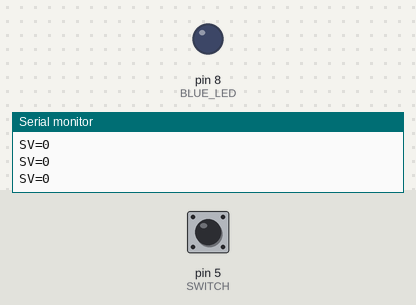
Simulated run of this sketch. Board: Arduino Uno, built with avr-gcc and run on an emulated ATmega328P. Parts: output pins drawn as LEDs (lit = HIGH), the last lines printed to the serial monitor. Inputs (shaded band) come from the test bench; at power-on: pin 5 (SWITCH) LOW.

Above: at 1.2 s.
1.3 s: pin 5 (SWITCH) pulled HIGH for 0.15 s
At 1.4 s:
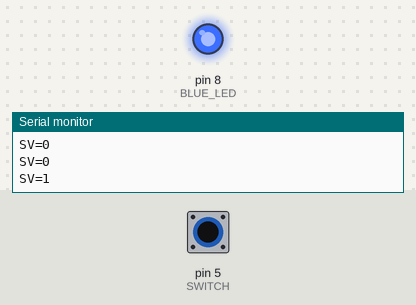
3.0 s: pin 5 (SWITCH) pulled HIGH for 3.2 s
At 7.2 s:
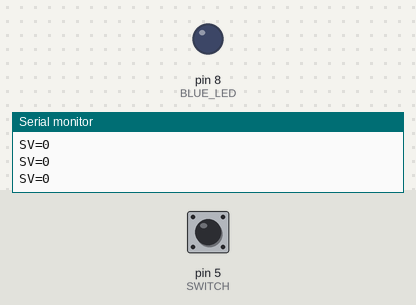
Timing chart, 0 to 8.7 s (numbered marks = the images above; inputs shaded):
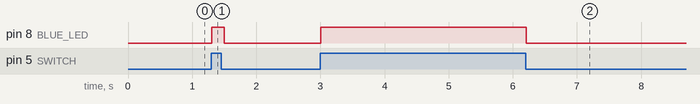

Measured:
- after the input at 1.3 s, pin 8 (BLUE_LED): LOW → HIGH at once, → LOW 0.20 s later
- after the input at 3.0 s, pin 8 (BLUE_LED): LOW → HIGH at once, → LOW 3.2 s later

The sketch:

flash_led_switch.ino
```cpp
int BLUE_LED = 8;
int SWITCH = 5;
int SV = LOW;

void setup() {
  // put your setup code here, to run once:
  pinMode(BLUE_LED, OUTPUT);
  pinMode(SWITCH, INPUT);
  Serial.begin(9600);
}

void loop() {
  // put your main code here, to run repeatedly:
  SV = digitalRead(SWITCH);
  Serial.print("SV=");
  Serial.println(SV);
  if (SV == HIGH) {
    digitalWrite(BLUE_LED, HIGH);
  } else {
    digitalWrite(BLUE_LED, LOW);
  }
  delay(100);
}
```
